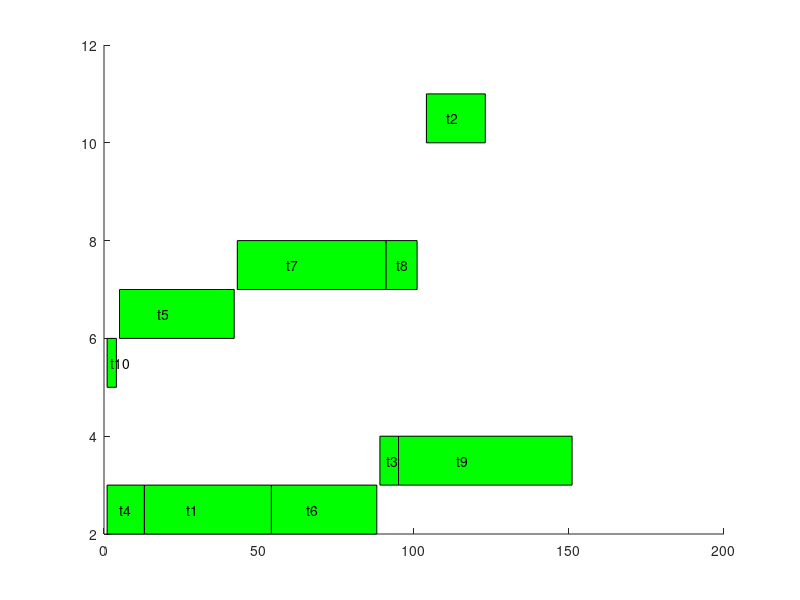

This chart was generated by the following MATLAB code:
clear;  
n_makespan=160;%makespan  
n_bay_nb=10;%total bays  
n_task_nb = 10;%total tasks  
n_start_time=[13 104 89 1   5   54  43  91  95  1];%start time of every task  
n_duration_time =[41    19  6   12  37  34  48  10  56  3];%duration time of every task  
n_bay_start=[2  10  3   2   6   2   7   7   3   5]; %bay id of every task  
rec=[0,0,0,0];%temp data space for every rectangle  
for i =1:n_task_nb  
  rec(1) = n_start_time(i);  
  rec(2) = n_bay_start(i);  
  rec(3) = n_duration_time(i);  
  rec(4) = 1;  
   rectangle('Position',rec,'LineWidth',0.5,'LineStyle','-','FaceColor','g');%draw every rectangle  
   text((n_start_time(i)+n_duration_time(i)/3),(n_bay_start(i)+0.5),['t',int2str(i)]);%label the id of every task  
end  